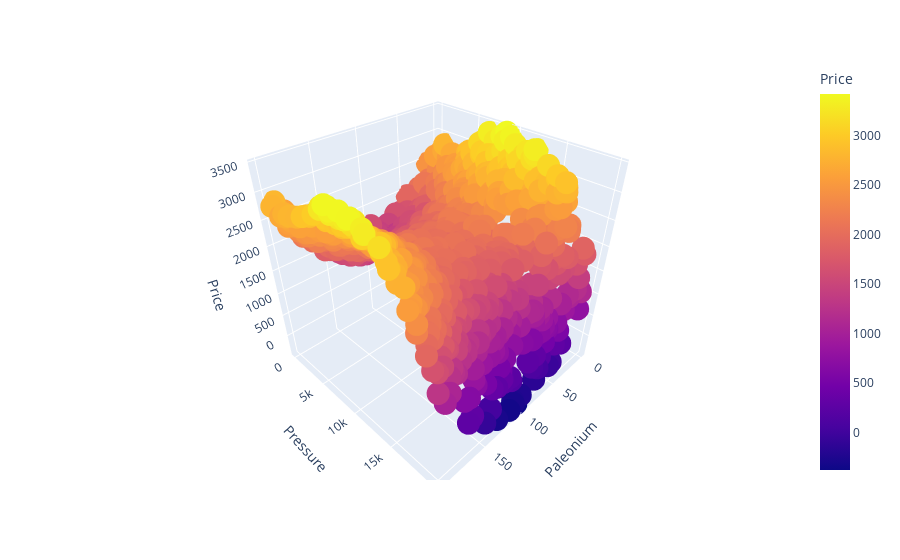

Notebook source saved alongside this figure:
### Code cell
px.scatter_3d(df,x='Paleonium',y='Pressure',z='Price',color='Price')

### Figure 1 — Plotly figure (JSON) as saved in the notebook; plotly's stock layout.template omitted (floating-point values rounded to 4 significant figures; data arrays with more than 128 entries replaced by an {"elided": "..."} marker saying what was removed)
{"data": [{"hovertemplate": "Paleonium=%{x}<br>Pressure=%{y}<br>Price=%{marker.color}<extra></extra>", "legendgroup": "", "marker": {"color": {"elided": "1000 float values"}, "coloraxis": "coloraxis", "symbol": "circle"}, "mode": "markers", "name": "", "scene": "scene", "showlegend": false, "type": "scatter3d", "x": {"elided": "1000 int values"}, "y": {"elided": "1000 int values"}, "z": {"elided": "1000 float values"}}], "layout": {"coloraxis": {"colorbar": {"title": {"text": "Price"}}, "colorscale": [[0, "#0d0887"], [0.1111, "#46039f"], [0.2222, "#7201a8"], [0.3333, "#9c179e"], [0.4444, "#bd3786"], [0.5556, "#d8576b"], [0.6667, "#ed7953"], [0.7778, "#fb9f3a"], [0.8889, "#fdca26"], [1, "#f0f921"]]}, "legend": {"tracegroupgap": 0}, "margin": {"t": 60}, "scene": {"domain": {"x": [0, 1], "y": [0, 1]}, "xaxis": {"title": {"text": "Paleonium"}}, "yaxis": {"title": {"text": "Pressure"}}, "zaxis": {"title": {"text": "Price"}}}}}
